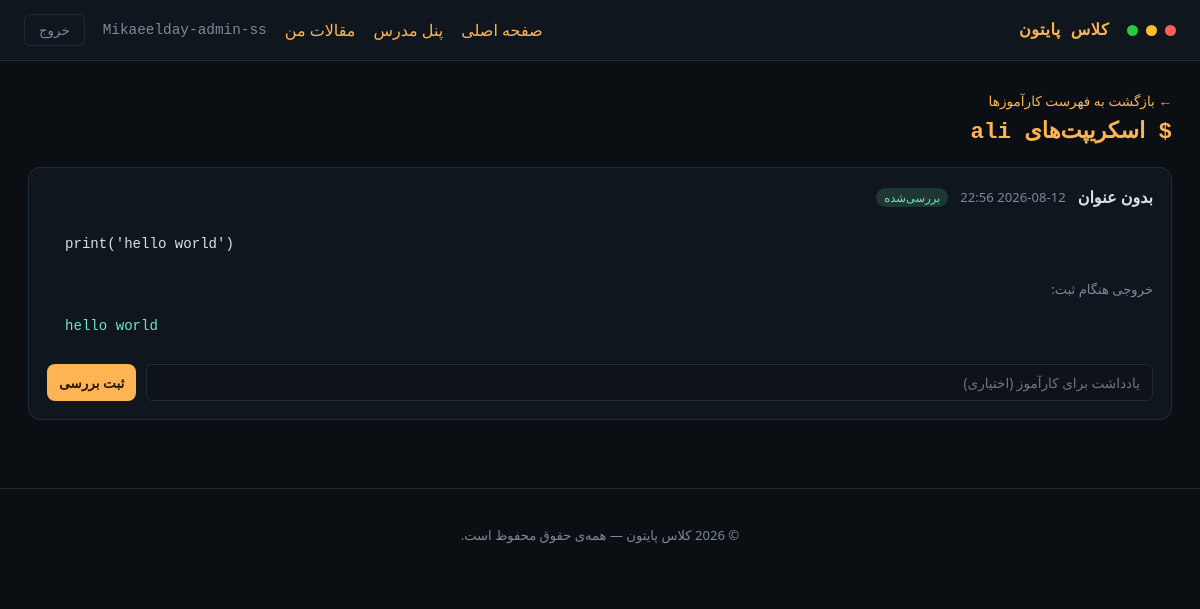
The page /instructor/student/2/ (signed in) on the database its author committed.
### core/models.py (models this page shows, shortened)
class Submission(models.Model):
    student = models.ForeignKey(
        settings.AUTH_USER_MODEL,
        on_delete=models.CASCADE,
        related_name="submissions",
    )
    title = models.CharField(max_length=150, blank=True)
    code = models.TextField()
    output = models.TextField(blank=True)
    created_at = models.DateTimeField(auto_now_add=True)
    reviewed = models.BooleanField(default=False)
    instructor_note = models.TextField(blank=True)

### core/views.py (the view)
# urls.py: path("instructor/student/<int:user_id>/", views.instructor_student_detail, name="instructor_student_detail"),
@user_passes_test(is_instructor)
def instructor_student_detail(request, user_id):
    from django.contrib.auth import get_user_model
    User = get_user_model()
    student = get_object_or_404(User, pk=user_id)
    submissions = student.submissions.all()
    return render(
        request,
        "core/instructor_student_detail.html",
        {"student": student, "submissions": submissions},
    )

### core/views.py (called while the page is built)
def is_instructor(user):
    return user.is_staff

### core/templates/core/instructor_student_detail.html (shortened to what this page needs)
{% extends "core/base.html" %}
{% block content %}
<div class="instructor-page">
    <a href="{% url 'instructor_overview' %}" class="back-link">← بازگشت به فهرست کارآموزها</a>
    <h1 class="page-heading">$ اسکریپت‌های {{ student.username }}</h1>
    {% if submissions %}
    <div class="submission-detail-list">
        {% for s in submissions %}
        <div class="submission-detail">
            <div class="submission-detail__head">
                <span class="submission-detail__title">{{ s.title|default:"بدون عنوان" }}</span>
                <span class="submission-detail__date">{{ s.created_at|date:"Y-m-d H:i" }}</span>
                {% if s.reviewed %}<span class="badge badge--ok">بررسی‌شده</span>{% else %}<span class="badge">در انتظار بررسی</span>{% endif %}
            </div>
            <pre class="console console--code">{{ s.code }}</pre>
            {% if s.output %}
            <p class="submission-detail__label">خروجی هنگام ثبت:</p>
            <pre class="console">{{ s.output }}</pre>
            {% endif %}
            <form method="post" action="{% url 'mark_reviewed' s.id %}" class="review-form">
                <input type="text" name="note" placeholder="یادداشت برای کارآموز (اختیاری)" value="{{ s.instructor_note }}">
                <button type="submit" class="btn btn--small btn--accent">ثبت بررسی</button>
            </form>
        </div>
        {% endfor %}
    </div>
    {% else %}
    <p class="sidebar__empty">این کارآموز هنوز هیچ اسکریپتی ثبت نکرده است.</p>
    {% endif %}
</div>
{% endblock %}

### core/templates/core/base.html (shortened to what this page needs)
{% load static %}
<!DOCTYPE html>
<html lang="fa" dir="rtl">
<head>
    <link rel="stylesheet" href="{% static 'core/style.css' %}">
</head>
<body>
<header class="topbar">
    <a href="{% url 'home' %}" class="topbar__brand">
        <span class="dot dot--red"></span>
        <span class="dot dot--yellow"></span>
        <span class="dot dot--green"></span>
        <span class="topbar__title">کلاس&nbsp;پایتون</span>
    </a>
    <nav class="topbar__nav">
        <a href="{% url 'home' %}">صفحه اصلی</a>
        {% if user.is_authenticated %}
            {% if user.is_staff %}
                <a href="{% url 'instructor_overview' %}">پنل مدرس</a>
                <a href="{% url 'my_articles' %}">مقالات من</a>
            {% else %}
                <a href="{% url 'dashboard' %}">محیط کدنویسی</a>
            {% endif %}
            <span class="topbar__user">{{ user.username }}</span>
            <form action="{% url 'logout' %}" method="post" class="topbar__logout">
                <button type="submit">خروج</button>
            </form>
        {% else %}
            <a href="{% url 'login' %}" class="btn btn--small btn--primary">ورود</a>
        {% endif %}
    </nav>
</header>
<main class="page">
    {% block content %}{% endblock %}
</main>
<footer class="site-footer">
    <p>© {% now "Y" %} کلاس پایتون — همه‌ی حقوق محفوظ است.</p>
</footer>
</body>
</html>

### core/static/core/style.css (style rules this page uses)
:root { --bg: #0b0f14; --bg-panel: #10161d; --bg-input: #0d1319; --line: #212b35; --text: #d7e0e8; --text-dim: #7c8a99; --amber: #ffb454; --amber-dim: #8a6a3a; --mint: #6ee7b7; --red: #ff6b6b; --font-mono: "JetBrains Mono", "Fira Code", ui-monospace, SFMono-Regular, Menlo, Consolas, monospace; --font-ui: "Vazirmatn", "Segoe UI", Tahoma, sans-serif; }
* { box-sizing: border-box; }
html, body { margin: 0; padding: 0; background: var(--bg); color: var(--text); font-family: var(--font-ui); min-height: 100%; }
a { color: var(--amber); text-decoration: none; }
.topbar { display: flex; align-items: center; justify-content: space-between; padding: 14px 24px; border-bottom: 1px solid var(--line); background: var(--bg-panel); }
.topbar__brand { display: flex; align-items: center; gap: 8px; }
.topbar__title { font-family: var(--font-mono); font-weight: 600; margin-inline-start: 10px; letter-spacing: .5px; }
.dot { width: 11px; height: 11px; border-radius: 50%; display: inline-block; }
.dot--red { background: #ff5f57; }
.dot--yellow { background: #febc2e; }
.dot--green { background: #28c840; }
.topbar__nav { display: flex; align-items: center; gap: 18px; }
.topbar__user { color: var(--text-dim); font-family: var(--font-mono); font-size: .9rem; }
.topbar__logout button { background: none; border: 1px solid var(--line); color: var(--text-dim); padding: 6px 14px; border-radius: 6px; cursor: pointer; font-family: var(--font-ui); }
.page { padding: 28px; max-width: 1200px; margin: 0 auto; }
.btn { font-family: var(--font-ui); border: none; border-radius: 8px; padding: 10px 20px; cursor: pointer; font-size: .95rem; font-weight: 600; transition: transform .05s ease, filter .15s ease; }
.btn--accent { background: var(--amber); color: #2a1a00; }
.btn--small { padding: 6px 12px; font-size: .85rem; }
.console { margin: 0; padding: 16px 18px; font-family: var(--font-mono); font-size: .88rem; color: var(--mint); white-space: pre-wrap; word-break: break-word; direction: ltr; text-align: left; max-height: 260px; overflow: auto; }
.console--code { color: var(--text); max-height: 320px; }
.badge { display: inline-block; padding: 2px 8px; border-radius: 20px; font-size: .72rem; background: rgba(124,138,153,.15); color: var(--text-dim); }
.badge--ok { background: rgba(110,231,183,.15); color: var(--mint); }
.page-heading { font-family: var(--font-mono); color: var(--amber); font-size: 1.4rem; margin: 6px 0 22px; }
.back-link { font-size: .85rem; }
.submission-detail-list { display: flex; flex-direction: column; gap: 18px; }
.submission-detail { background: var(--bg-panel); border: 1px solid var(--line); border-radius: 12px; padding: 18px; }
.submission-detail__head { display: flex; align-items: center; gap: 12px; margin-bottom: 12px; flex-wrap: wrap; }
.submission-detail__title { font-weight: 600; }
.submission-detail__date { color: var(--text-dim); font-size: .82rem; }
.submission-detail__label { color: var(--text-dim); font-size: .82rem; margin: 12px 0 4px; }
.review-form { display: flex; gap: 10px; margin-top: 14px; }
.review-form input[type=text] { flex: 1; background: var(--bg-input); border: 1px solid var(--line); border-radius: 6px; color: var(--text); padding: 8px 12px; font-family: var(--font-ui); font-size: .85rem; }
.site-footer { text-align: center; padding: 24px; color: var(--text-dim); font-size: .82rem; border-top: 1px solid var(--line); margin-top: 40px; }

### rows shown on the page
Submission: title "بدون عنوان", created_at "2026-08-12 22:56", reviewed "بررسی‌شده", code "print('hello world')", output "hello world"

### other values the page prints
{{ user.username }} "Mikaeelday-admin-ss"
{{ student.username }} "ali"
